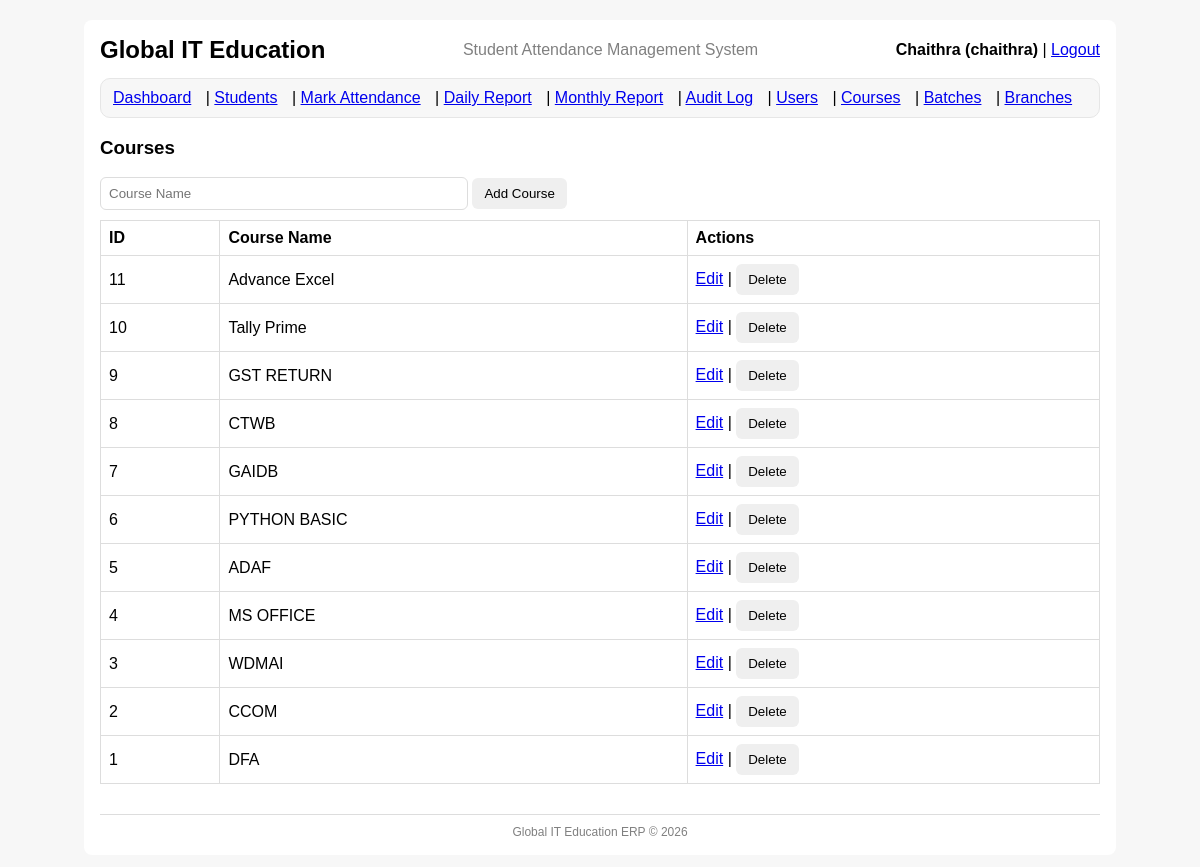
The page /courses (signed in) on the database its author committed.
### tables this page shows
CREATE TABLE courses (
            id INTEGER PRIMARY KEY AUTOINCREMENT,
            course_name TEXT NOT NULL UNIQUE,
            duration TEXT,
            fee REAL,
            is_active INTEGER NOT NULL DEFAULT 1
        );

### app.py (the view)
@app.route("/courses")
@admin_required
def courses():
    conn = get_conn()
    cur = conn.cursor()
    cur.execute("SELECT * FROM courses WHERE is_active=1 ORDER BY id DESC")
    courses = cur.fetchall()
    conn.close()
    return render_template("courses.html", courses=courses)

### auth.py (called while the page is built)
def admin_required(view_func):
    @wraps(view_func)
    def wrapper(*args, **kwargs):
        if "user_id" not in session:
            flash("Please login first.", "danger")
            return redirect(url_for("login"))
        if session.get("role") != "admin":
            flash("Admin access required.", "danger")
            return redirect(url_for("dashboard"))
        return view_func(*args, **kwargs)
    return wrapper

### db.py (called while the page is built)
def get_conn():
    conn = sqlite3.connect(DB_PATH)
    conn.row_factory = sqlite3.Row
    conn.execute("PRAGMA foreign_keys = ON;")
    return conn

### templates/courses.html
{% extends "base.html" %}
{% block content %}
<h3>Courses</h3>
<form method="post" action="{{ url_for('course_add') }}">
    <input name="course_name" placeholder="Course Name" required>
    <button type="submit">Add Course</button>
</form>
<table>
  <tr>
    <th>ID</th>
    <th>Course Name</th>
    <th>Actions</th>
  </tr>
  {% for c in courses %}
  <tr>
    <td>{{ c.id }}</td>
    <td>{{ c.course_name }}</td>
    <td>
      <a href="{{ url_for('course_edit', course_id=c.id) }}">Edit</a>
      |
      <form action="{{ url_for('course_delete', course_id=c.id) }}" method="post" style="display:inline;">
        <button type="submit" onclick="return confirm('Delete this course?')">Delete</button>
      </form>
    </td>
  </tr>
  {% endfor %}
</table>
{% endblock %}

### static/style.css (style rules this page uses)
body { font-family: Arial, sans-serif; background:#f7f7f7; }
table { width:100%; border-collapse: collapse; margin-top: 10px; }
th, td { border: 1px solid #ddd; padding: 8px; text-align:left; }
input, select { width: 350px; max-width: 100%; padding: 8px; border:1px solid #ddd; border-radius: 6px; }
button { padding: 8px 12px; border:0; border-radius: 6px; cursor:pointer; }

### rows shown on the page
courses: id "11", course_name "Advance Excel"
courses: id "10", course_name "Tally Prime"
courses: id "9", course_name "GST RETURN"
courses: id "8", course_name "CTWB"
courses: id "7", course_name "GAIDB"
courses: id "6", course_name "PYTHON BASIC"
courses: id "5", course_name "ADAF"
courses: id "4", course_name "MS OFFICE"
courses: id "3", course_name "WDMAI"
courses: id "2", course_name "CCOM"
courses: id "1", course_name "DFA"

### other values the page prints
{{ session.get("full_name") }} "Chaithra"
{{ session.get("username", "") }} "chaithra"
